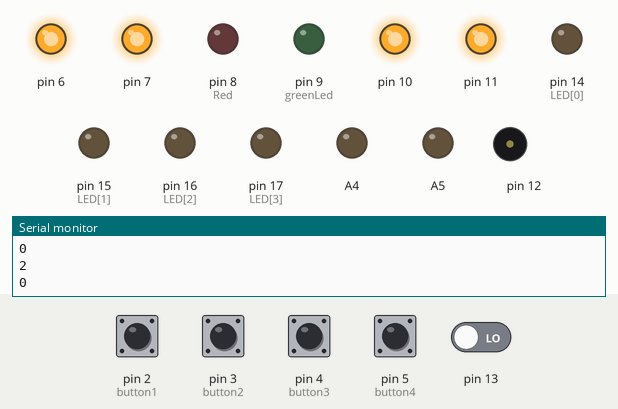
Bench run of a sketch on a simulated Arduino Uno, built with avr-gcc and run on an emulated ATmega328P. Parts: output pins drawn as LEDs (lit = HIGH), buzzer (waves = sounding), the last lines printed to the serial monitor. The inputs (shaded band) are chosen by the test bench; at power-on: pin 2 (button1), pin 3 (button2), pin 4 (button3), pin 5 (button4) HIGH, pin 13 LOW. Pins used as bus, display or sensor lines are not drawn.

Above: at 1.2 s.
1.3 s: pin 2 (button1) pulled LOW for 1 s
At 3.1 s:
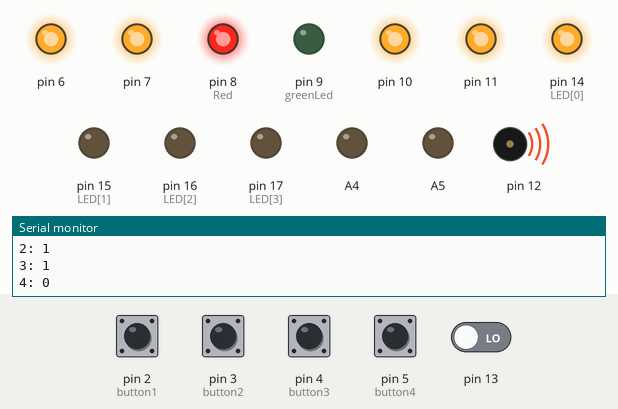
5.3 s: pin 3 (button2) pulled LOW for 0.15 s
At 6.1 s:
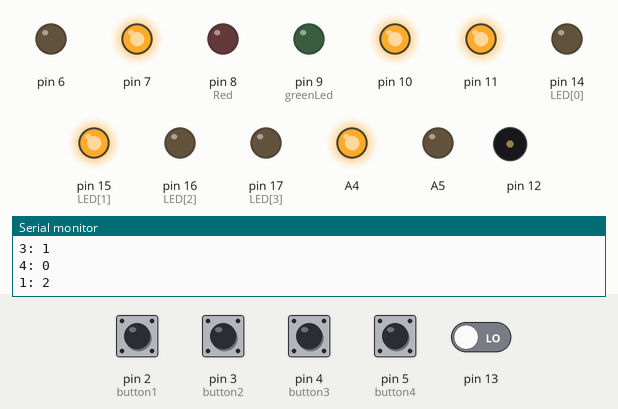
6.9 s: pin 4 (button3) pulled LOW for 0.15 s
At 7.3 s:
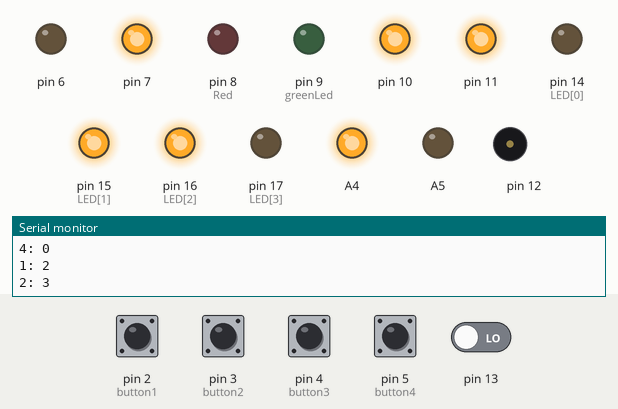
8.5 s: pin 5 (button4) pulled LOW for 0.15 s
At 9.7 s:
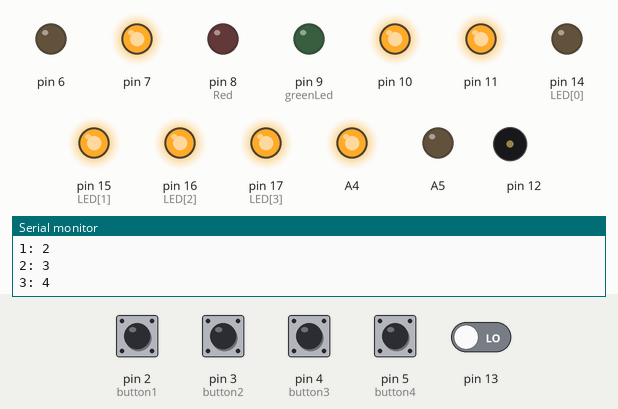
10.1 s: pin 13 driven HIGH
At 10.9 s:
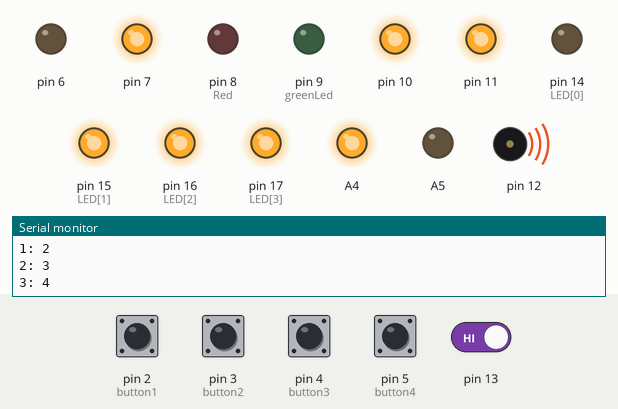
13.1 s: pin 13 driven LOW
At 14.1 s:
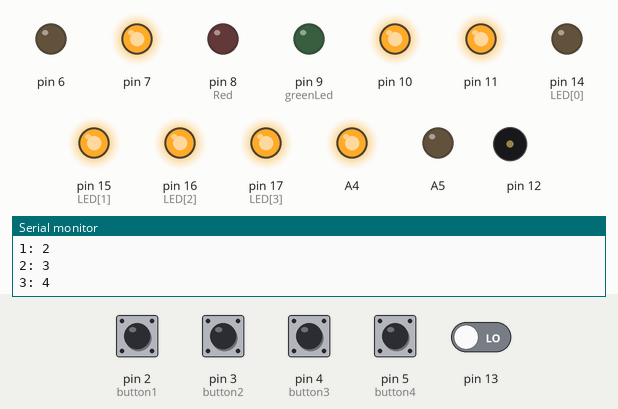
Timing chart, 0 to 15.6 s (numbered marks = the images above; inputs shaded):
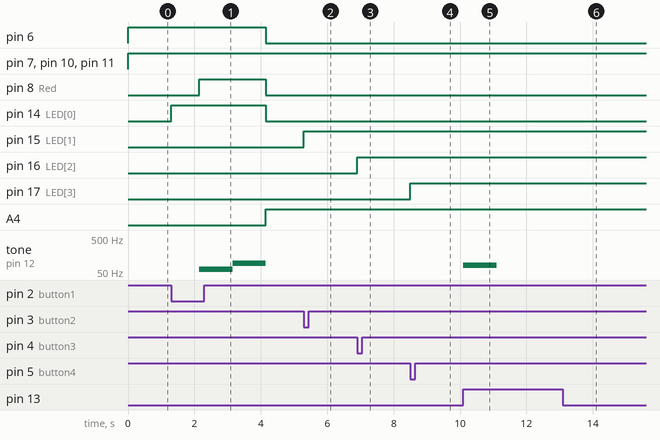

Measured:
- after the input at 1.3 s, pin 6: HIGH → LOW after 2.9 s; pin 8 (Red): LOW → HIGH after 0.85 s, → LOW 2.0 s later; pin 14 (LED[0]): LOW → HIGH at once, → LOW 2.9 s later; A4: LOW → HIGH after 2.9 s; tone on pin 12: silent → 60 Hz after 0.85 s, → 90 Hz 1.0 s later, → silent 1.0 s later
- after the input at 5.3 s, pin 15 (LED[1]): LOW → HIGH at once
- after the input at 6.9 s, pin 16 (LED[2]): LOW → HIGH at once
- after the input at 8.5 s, pin 17 (LED[3]): LOW → HIGH at once
- after the input at 10.1 s, tone on pin 12: silent → 80 Hz at once, → silent 1.0 s later
- after the input at 13.1 s, tone on pin 12: stays silent (without the input it goes to 80 Hz after 0.00 s)

The sketch:

master.ino
```cpp
const int button1 = 2;
const int button2 = 3;
const int button3 = 4;
const int button4 = 5;
const int LED[] = {14,15,16,17};
const int Red = 8;
const int greenLed = 9;
void checkEntered1(int button);
int counter = 3;

int code[] = {4,1,3,2};

int entered[5];

void setup(){
  Serial.begin(9600);

  //dev declaration
  pinMode(13, INPUT);
  pinMode(12, OUTPUT);

  //rayyan declaration
  pinMode(button1, INPUT_PULLUP);
  pinMode(button2, INPUT_PULLUP);
  pinMode(button3, INPUT_PULLUP);
  pinMode(button4, INPUT_PULLUP);

  //ayush declaration
  pinMode(11, OUTPUT);
  pinMode(1, OUTPUT);
  pinMode(6, OUTPUT);
  pinMode(7, OUTPUT);
  pinMode(A4, OUTPUT);
  pinMode(A5, OUTPUT);
  pinMode(10, OUTPUT);

  pinMode(Red, OUTPUT);
  pinMode(greenLed, OUTPUT);
  digitalWrite(Red, LOW);
  for (int i = 0; i < 4; i++){
    Serial.println(code[i]);
    Serial.println(entered[i]);
    pinMode(LED[i], OUTPUT);
  }
}


void loop(){

  if(counter == 3){
      digitalWrite(11, HIGH);
      digitalWrite(1, HIGH);
      digitalWrite(6, HIGH);
      digitalWrite(7, HIGH);
      digitalWrite(A4, LOW);
      digitalWrite(A5, LOW);
      digitalWrite(10, HIGH);
    }else if (counter == 2){
      digitalWrite(11, HIGH);
      digitalWrite(1, HIGH);
      digitalWrite(6, LOW);
      digitalWrite(7, HIGH);
      digitalWrite(A4, HIGH);
      digitalWrite(A5, LOW);
      digitalWrite(10, HIGH);
    }else if (counter == 1){
      digitalWrite(11, LOW);
      digitalWrite(1, HIGH);
      digitalWrite(6, HIGH);
      digitalWrite(7, LOW);
      digitalWrite(A4, LOW);
      digitalWrite(A5, LOW);
      digitalWrite(10, LOW);
      delay(1000);
    }else{
      digitalWrite(11, HIGH);
      digitalWrite(1, HIGH);
      digitalWrite(6, HIGH);
      digitalWrite(7, HIGH);
      digitalWrite(A4, HIGH);
      digitalWrite(A5, HIGH);
      digitalWrite(10, LOW);
    }

  //dev sensors part
  if (digitalRead(13) == HIGH) {
    while (digitalRead(13) == HIGH) {
      tone(12, 80, 1000);
      delay(3000);
    }} else {
    noTone(12);
  }
  //dev sensors part

  if (digitalRead(button1) == LOW){
    checkEntered1(1);
    delay(250);
  }
  else if (digitalRead(button2) == LOW){
    checkEntered1(2);
    delay(250);
  }
  else if (digitalRead(button3) == LOW){
    checkEntered1(3);
    delay(250);

  }
  else if (digitalRead(button4) == LOW){
    checkEntered1(4);
    delay(250);
  }
}

void checkEntered1(int button){
  digitalWrite(LED[button-1],HIGH);
  if (entered[0] != 0){
    checkEntered2(button);
  }

  else if(entered[0] == 0){
    entered[0] = button;
    Serial.print("1: ");Serial.println(entered[0]);
  }
}

void checkEntered2(int button){
  digitalWrite(LED[button-1],HIGH);
  if (entered[1] != 0){
    checkEntered3(button);
  }

  else if(entered[1] == 0){
    entered[1] = button;
    Serial.print("2: ");Serial.println(entered[1]);
  }
}

void checkEntered3(int button){
  digitalWrite(LED[button-1],HIGH);
  if (entered[2] != 0){
    checkEntered4(button);
  }

  else if (entered[2] == 0){
    entered[2] = button;
    Serial.print("3: ");Serial.println(entered[2]);
  }
}

void checkEntered4(int button){
  digitalWrite(LED[button-1],HIGH);
  if (entered[3] == 0){
    entered[3] = button;
    Serial.print("4: ");Serial.println(entered[4]);
    delay(100);
    compareCode();
  }
}

void compareCode(){
  if ((entered[0]==code[0]) && (entered[1]==code[1]) && (entered[2]==code[2]) && (entered[3]==code[3])){
    digitalWrite(Red, LOW);
    digitalWrite(greenLed, HIGH);
    digitalWrite(13, LOW);
    delay(10000);
    counter=3;
    digitalWrite(greenLed, LOW);
  }

  else {
    if(counter == 1){
      digitalWrite(Red, HIGH);
      tone(12, 120, 750);
      delay(750);
      tone(12, 90, 750);
      delay(750);
      tone(12, 60, 750);
      digitalWrite(12, HIGH);
      delay(10000);
      counter=3;
      digitalWrite(Red,LOW);
      digitalWrite(12, LOW);
    }else if(counter>0){
      counter--;
      digitalWrite(Red, HIGH);
      tone(12, 60, 1000);
      delay(1000);
      tone(12, 90, 1000);
      delay(1000);
      digitalWrite(Red, LOW);
    }
  }
  close_all();
  loop();
}

void close_all(){
digitalWrite(LED[0],LOW);
digitalWrite(LED[1],LOW);
digitalWrite(LED[2],LOW);
digitalWrite(LED[3],LOW);
for(int x=0; x<5; x++){
  entered[x] = 0;
  };
}
```
